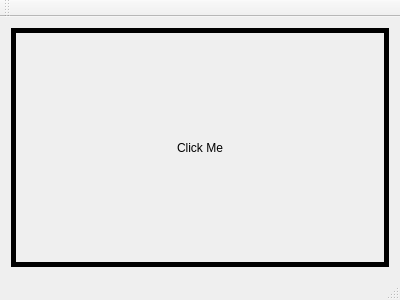
<?xml version="1.0" encoding="UTF-8"?>
<ui version="4.0">
 <class>MainWindow</class>
 <widget class="QMainWindow" name="MainWindow">
  <property name="geometry">
   <rect>
    <x>0</x>
    <y>0</y>
    <width>400</width>
    <height>300</height>
   </rect>
  </property>
  <property name="windowTitle">
   <string>MainWindow</string>
  </property>
  <widget class="QWidget" name="centralWidget">
   <layout class="QVBoxLayout" name="verticalLayout">
    <item>
     <widget class="QLabel" name="label">
      <property name="styleSheet">
       <string notr="true">border: 5px solid black;
</string>
      </property>
      <property name="text">
       <string>Click Me</string>
      </property>
      <property name="alignment">
       <set>Qt::AlignCenter</set>
      </property>
     </widget>
    </item>
   </layout>
  </widget>
  <widget class="QMenuBar" name="menuBar">
   <property name="geometry">
    <rect>
     <x>0</x>
     <y>0</y>
     <width>400</width>
     <height>22</height>
    </rect>
   </property>
  </widget>
  <widget class="QToolBar" name="mainToolBar">
   <attribute name="toolBarArea">
    <enum>TopToolBarArea</enum>
   </attribute>
   <attribute name="toolBarBreak">
    <bool>false</bool>
   </attribute>
  </widget>
  <widget class="QStatusBar" name="statusBar"/>
 </widget>
 <layoutdefault spacing="6" margin="11"/>
 <resources/>
 <connections/>
</ui>
